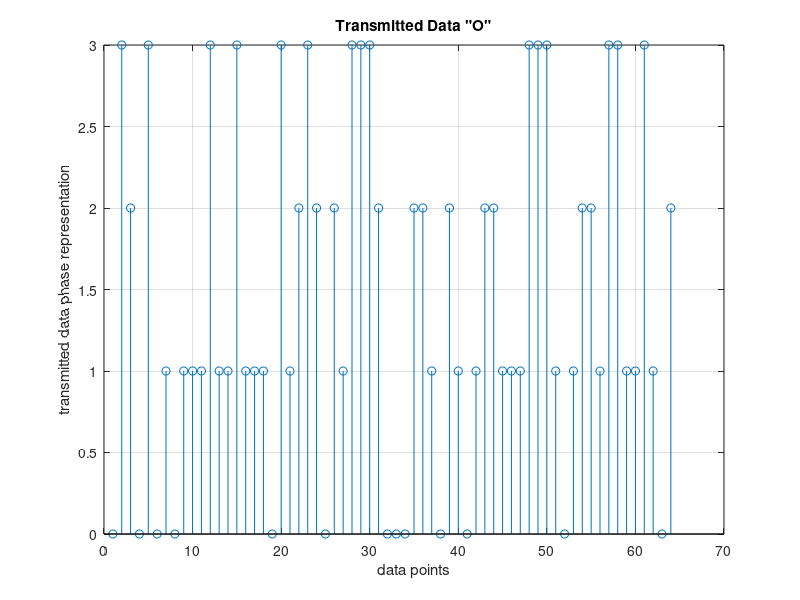
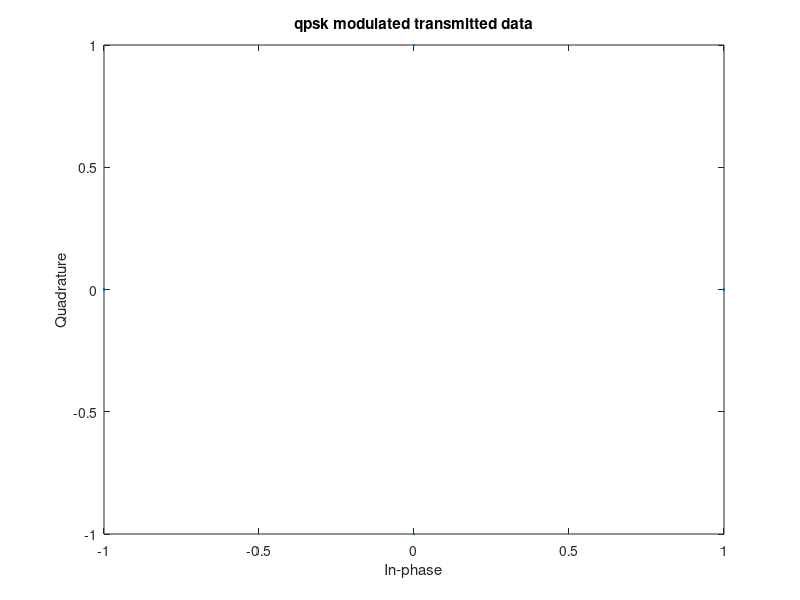
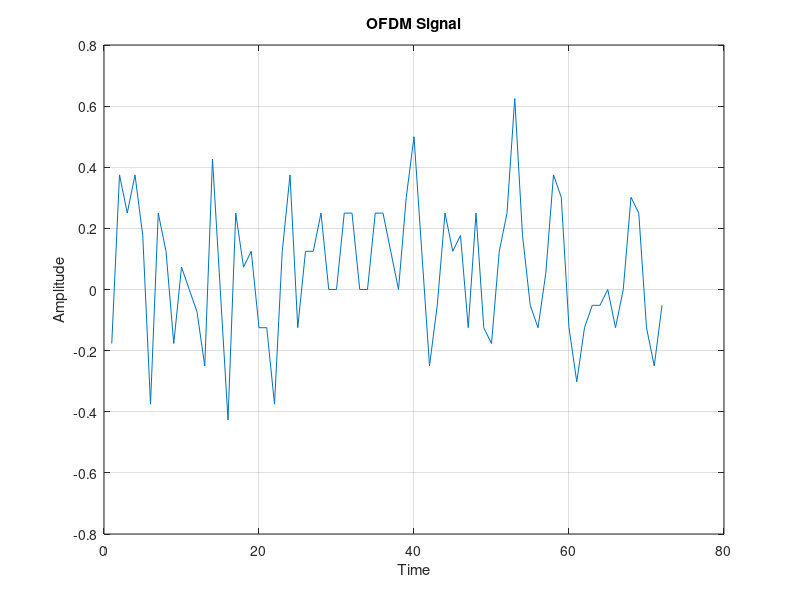
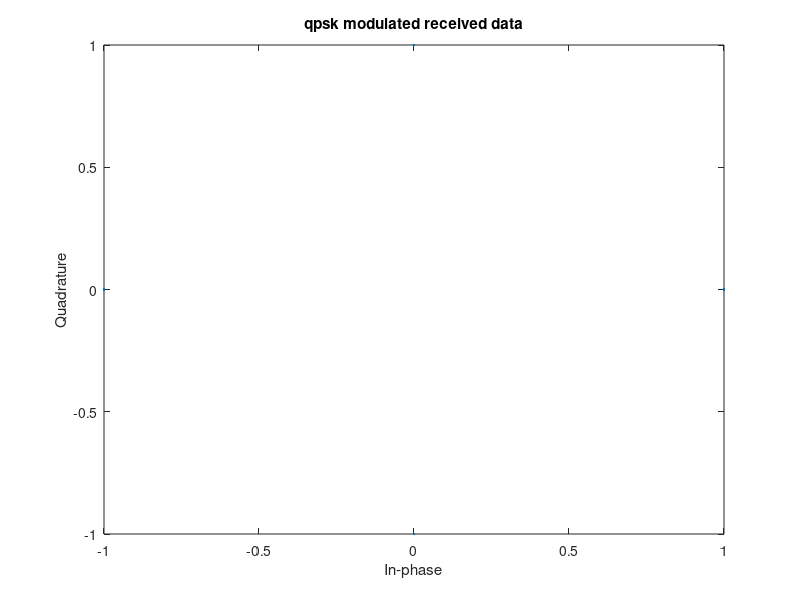

Source code (MATLAB) for these figures, in order:
%==========================================================================
% The mfile investigates the generation, transmission and reception of
% the OFDM signal without channel noise or HPA effect
% Written By     : Baher Mohamed
%==========================================================================
clear all
clc
close  
%   ---------------
%   A: Setting Parameters
%   ---------------
M = 4;                          %   QPSK signal constellation
no_of_data_points = 64;        %   have 64 data points
block_size = 8;                 %   size of each ofdm block
cp_len = ceil(0.1*block_size);  %   length of cyclic prefix
no_of_ifft_points = block_size;           %   8 points for the FFT/IFFT
no_of_fft_points = block_size;
%   ---------------------------------------------
%   B:  %   +++++   TRANSMITTER    +++++
%   ---------------------------------------------
%   1.  Generate 1 x 64 vector of data points phase representations
data_source = randsrc(1, no_of_data_points, 0:M-1);
figure(1)
stem(data_source); grid on; xlabel('data points'); ylabel('transmitted data phase representation')
title('Transmitted Data "O"')
%   2.  Perform QPSK modulation
qpsk_modulated_data = pskmod(data_source, M);
scatterplot(qpsk_modulated_data);title('qpsk modulated transmitted data')
%   3.  Do IFFT on each block
%   Make the serial stream a matrix where each column represents a pre-OFDM
%   block (w/o cyclic prefixing)
%   First: Find out the number of colums that will exist after reshaping
num_cols=length(qpsk_modulated_data)/block_size;
data_matrix = reshape(qpsk_modulated_data, block_size, num_cols);

%   Second: Create empty matix to put the IFFT'd data
cp_start = block_size-cp_len;
cp_end = block_size;

%   Third: Operate columnwise & do CP
for i=1:num_cols,
    ifft_data_matrix(:,i) = ifft((data_matrix(:,i)),no_of_ifft_points);
    %   Compute and append Cyclic Prefix
    for j=1:cp_len,
       actual_cp(j,i) = ifft_data_matrix(j+cp_start,i);
    end
    %   Append the CP to the existing block to create the actual OFDM block
    ifft_data(:,i) = vertcat(actual_cp(:,i),ifft_data_matrix(:,i));
end

%   4.  Convert to serial stream for transmission
[rows_ifft_data cols_ifft_data]=size(ifft_data);
len_ofdm_data = rows_ifft_data*cols_ifft_data;

%   Actual OFDM signal to be transmitted
ofdm_signal = reshape(ifft_data, 1, len_ofdm_data);
figure(3)
plot(real(ofdm_signal)); xlabel('Time'); ylabel('Amplitude');
title('OFDM Signal');grid on;
%   ------------------------------------------
%   E:  %   +++++   RECEIVER    +++++
%   ------------------------------------------

%   1.  Pass the ofdm signal through the channel
recvd_signal = ofdm_signal;

%   4.  Convert Data back to "parallel" form to perform FFT
recvd_signal_matrix = reshape(recvd_signal,rows_ifft_data, cols_ifft_data);

%   5.  Remove CP
recvd_signal_matrix(1:cp_len,:)=[];

%   6.  Perform FFT
for i=1:cols_ifft_data,
    %   FFT
    fft_data_matrix(:,i) = fft(recvd_signal_matrix(:,i),no_of_fft_points);
end

%   7.  Convert to serial stream
recvd_serial_data = reshape(fft_data_matrix, 1,(block_size*num_cols));

%   8.  Demodulate the data
qpsk_demodulated_data = pskdemod(recvd_serial_data,M);
scatterplot(qpsk_modulated_data);title('qpsk modulated received data')

figure(5)
stem(qpsk_demodulated_data,'rx');
grid on;xlabel('data points');ylabel('received data phase representation');title('Received Data "X"')   




